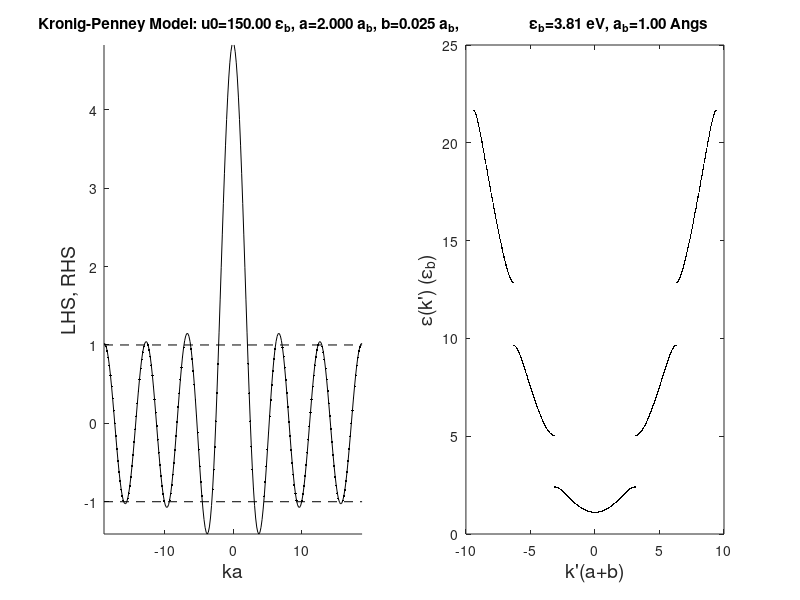

MATLAB code to generate this figure:
%copyright by J. E Hasbun and T. Datta
%Kronig_Penney_model_numeric.m
%Solves for the energy eigenvalues versus k' in the kronig-Penney
%model of a one dimensional crystal

function Kronig_Penney_model_numeric
clear
global fL fR u0 a b
h=6.62606896e-34;           %Planck'constant (J.s)
hbar=h/2./pi;               %hbar (J.s)
me=9.10938215e-31;          %electron mass (kg)
e=1.602176487e-19;          %electronic charge
ab=1e-10;                   %1 angstom unit of distance
kb=1/ab;                    %wevevector unit
Eb=hbar^2*kb^2/2/me;        %energy unit in joules
Eb_eV=Eb/e;                 %energy unit in eV
u0=150;                     %potential height in Eb units
a=2; b=0.025;               %well, barrier widths in ab units
kp=(0:0.005:3.0)*pi/(a+b);  %vary k'
k=(-6:0.05:6)*pi/a;         %vary k (associated with energy)
%right hand side of energy equation (x=a, y=b)
fR=@(kv,x,y) cos(kv*(x+y));
%left hand side of energy equation (x=a, y=b)
fL=@(xE,V,x,y) ((V-2*xE)./(2*sqrt(u0-xE).*sqrt(xE))).*...
  sinh(sqrt(V-xE)*y).*sin(sqrt(xE)*x)+cosh(sqrt(V-xE)*y).* ...
  cos(sqrt(xE)*x);
%Evaluation and plotting (yR=RHS, yL=LHS)
yR=fR(kp,a,b);
yL=fL(k.^2,u0,a,b);  %Note: in dimensionless units energy=k^2
subplot(1,2,1)       %LHS and min(RHS), max(RHS) plotted versus k
line([min(k*a) max(k*a)],[max(yR), max(yR)],'Color','k',...
  'LineStyle','--')  %min(RHS)
hold on
plot(k*a,yL,'k')     %LHS
for i=1:length(k)
  if ((yL(i) <=  max(yR)) & (yL(i) >=  min(yR)))
    plot(k(i)*a,yL(i),'k.','MarkerSize',5)
  end
end
%legend('RHS','LHS','roots',1)
line([min(k*a) max(k*a)],[min(yR), min(yR)],'Color','k',...
  'LineStyle','--')  %max(RHS)
xlabel('ka','FontSize',14)
ylabel('LHS, RHS','FontSize',14)
str1=cat(2,'Kronig-Penney Model: u0=',num2str(u0,'%5.2f'),...
  ' \epsilon_b',', a=',num2str(a,'%5.3f'),' a_b',', b=',...
  num2str(b,'%5.3f'),' a_b, ');
title(['         ',str1])
axis tight
hold off
%
subplot(1,2,2)       %Energy eigenvalues versus k_prime
%find the lowest energy guess for the first kp point
eps_guess=searchguess(1.e-3,kp(1));
nr=0;               %root counter
test_old=0.0;       %variable to check when kp*pi/(a+b)=integer
for i=1:length(kp)
  yRi=fR(kp(i),a,b);
  if (yRi <= 1 & yRi >= -1)         %if solutions exist
    nr=nr+1;                        %root counter
    kr(nr)=kp(i);                   %store the related k'
    %find the energies for which FofE=fL-fR=0, for each k'
    eps(nr) = fzero(@(xE) FofE(xE,kp(i)),eps_guess);
    eps_guess=eps(nr);              %use this as next guess
    test_new=mod(kp(i)*(a+b)/pi,1); %to check if k'=integer
    %There is an energy gap when kp*pi/(a+b)=integer, so we need
    %to search for a higher energy guess at those points
    if (test_new < test_old)
      eps_guess=searchguess(eps_guess,kp(i));
      %fprintf(' ********** xguess=%8.3f\n',xguess);
    end
    test_old=test_new;
  end
end
%
%use the calculated values and apply symmetry to get the whole
%BZ plot for the energy bands
kp_a=kr*(a+b);         %k' variable where a root was found
ep_a=eps;              %corresponding found energy root
kp_b=kp_a-kp_a(end);   %get the reflection of k'
ep_b=ep_a(end:-1:1);   %use reflection on energy also
plot(kp_a,ep_a,'k.','MarkerSize',1)
hold on
plot(kp_b,ep_b,'k.','MarkerSize',1)
xlabel('k{''}(a+b)','FontSize',14)
ylabel('\epsilon(k'') (\epsilon_b)','FontSize',14)
str2=cat(2,'\epsilon_b=',num2str(Eb_eV,'%5.2f'),...
  ' eV',', a_b=',num2str(ab/1e-10,'%3.2f'),...
  ' Angs');
title(['            ',str2])

function [y]=searchguess(x,kk)
%This function does a simple search for a root by tracking
%a sign change in the FofE function
global u0 a
del=13.2e-3*u0/a+0.2*x;    %step size to search for a root
                           %notice it depends on u0, a - may tweek
xi=x;
xf=xi;
for i=1:50*del
  xf=xf+del;
  if(FofE(xi,kk)*FofE(xf,kk) <= 0.0)
    y=xf;         %root exits, so return as guess
    return
  end
  xi=xf;
end

function [y]=FofE(eps,kk)
global fL fR u0 a b
%This function is the difference of left and right functions
y=fL(eps,u0,a,b)-fR(kk,a,b);
